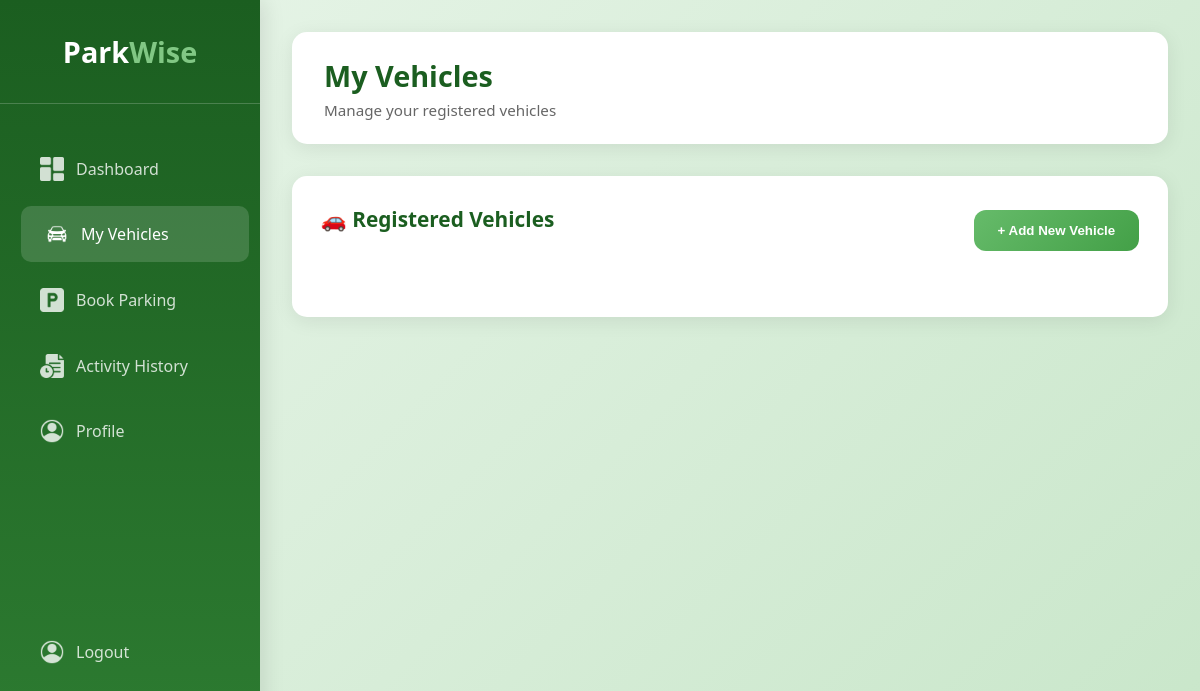
The page /?controller=UserController&action=showMyVehiclePage on the database as committed earlier.
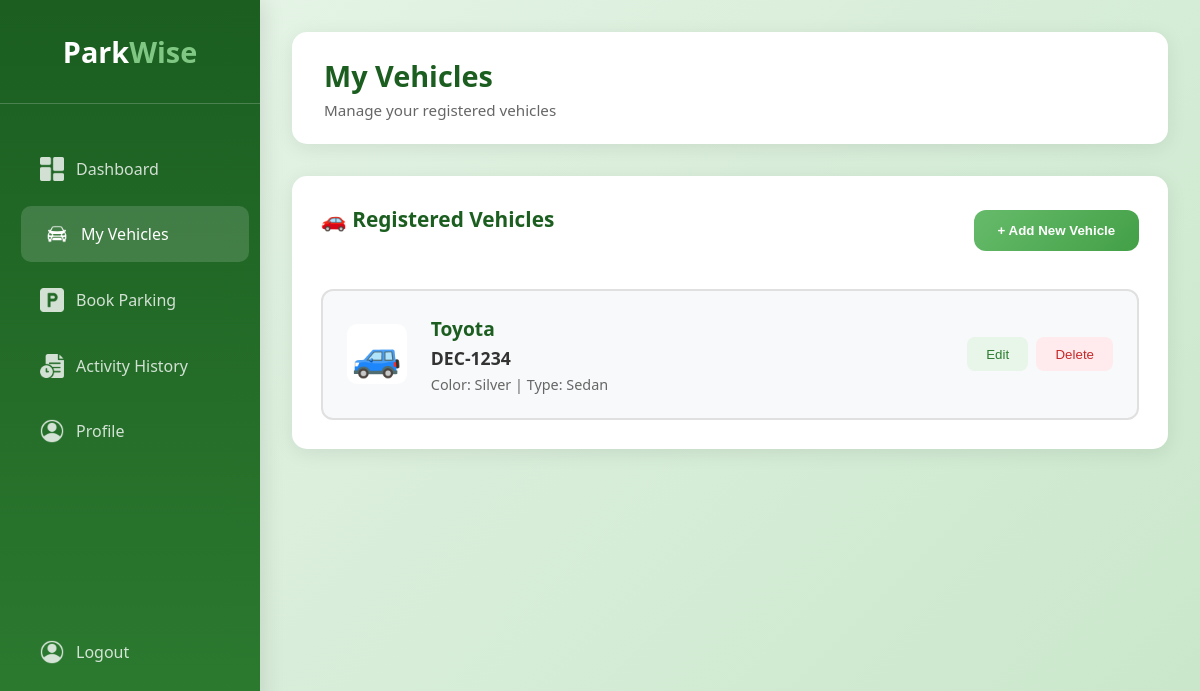
The same page on the database as committed later.
### tables this page shows
CREATE TABLE Vehicle (
    vehicle_id INTEGER PRIMARY KEY AUTOINCREMENT,
    user_id INTEGER NOT NULL,
    plate_number VARCHAR(20) NOT NULL UNIQUE,
    vehicle_type VARCHAR(50) NOT NULL,
    brand VARCHAR(50) NOT NULL,
    created_at DATETIME DEFAULT CURRENT_TIMESTAMP,
    FOREIGN KEY (user_id) REFERENCES User(user_id) ON DELETE CASCADE
);

### index.php (called while the page is built, shortened)
<?php
require_once("./dbConnection.php");
$controller = NULL;
$action = NULL;
if(isset($_GET["controller"]) && isset($_GET["action"])){
    $controller = $_GET["controller"];
    $action = $_GET["action"];
}else{
    $controller = "UserController";
    $action = "showDashBoard";
}
require_once("./router.php");

### views/uniLayout.php (called while the page is built)
<?php require_once("./views/$folderPath" . "/$folderPath" . "Layout.php")?>

### controllers/BaseController.php (called while the page is built, shortened)
<?php
class BaseController{
    public function loadModel($filePath){
        return new $model;
    }
    public function  renderView($folderPath, $fileName, $datas = NULL, $location = NULL){
        $content = $datas;
        require_once("./views/uniLayout.php");
    }
}

### controllers/UserController.php (called while the page is built, shortened)
<?php
class UserController extends BaseController{
    protected $vehicleModel;
    public function __construct(){
        $this->vehicleModel = $this->loadModel("Vehicle");
    }
    public function showMyVehiclePage(){
        $datas = $this->vehicleModel->getUserVehicles($_SESSION["userId"]);
        $this->renderView("user", "myVehiclePage" , $datas, "myVehiclePage");
    }
}

### models/BaseModel.php (called while the page is built, shortened)
<?php
class BaseModel{
    public function __construct(){
        $this->db = DbConnection::getInstance();
    }
}

### dbConnection.php (called while the page is built)
<?php
class DbConnection{
    private static $instance = NULL;
    public static function getInstance(){
        if(!isset(self::$instance)){
            try{
                $pdo = new PDO("sqlite:" . __DIR__ . "/database/parkwise.db");
                $pdo->setAttribute(PDO::ATTR_ERRMODE, PDO::ERRMODE_EXCEPTION);
                self::$instance = $pdo;
            }catch(PDOException $e){
                exit("SOMETHING WENT WRONG WHILE CONNECTING TO DATABASE" .  $e->getMessage());
            }
        }
        return self::$instance;
    }
}

### models/Vehicle.php (called while the page is built, shortened)
<?php
class Vehicle extends BaseModel{
    protected $table = "Vehicle";
    public function getUserVehicles($userId){
        try{
            $sql = "SELECT * FROM {$this->table} WHERE user_id = :userId";
            $request = $this->db->prepare($sql);
            $request->execute(["userId" => $userId]);
            $datas = $request->fetchAll(PDO::FETCH_ASSOC);
            return $datas;
        }catch(PDOException $e){
            error_log($e->getMessage());
            return [];
        }
    }
}

### views/user/myVehiclePage.php (the view)
<div class="main-display">
            <div class="header">
                <div class="welcome">
                    <h1>My Vehicles</h1>
                    <p>Manage your registered vehicles</p>
                </div>
            </div>
            <div class="card">
                <div style="display: flex; justify-content: space-between; align-items: center; margin-bottom: 2rem;">
                    <h2>🚗 Registered Vehicles</h2>
                    <button class="action-btn" style="padding: 0.8rem 1.5rem;">+ Add New Vehicle</button>
                </div>
                <div class="vehicle-list">
                    <?php foreach($content as $vehicle):?>
                        <div class="vehicle-card">
                            <div class="vehicle-icon">🚙</div>
                            <div class="vehicle-info">
                                <h3><?= $vehicle["brand"]?></h3>
                                <p class="plate-number"><?= $vehicle["plate_number"]?></p>
                                <p class="vehicle-details">Color: Silver | Type: <?= $vehicle["vehicle_type"]?></p>
                            </div>
                            <div class="vehicle-actions">
                                <button class="btn-edit">Edit</button>
                                <button class="btn-delete">Delete</button>
                            </div>
                        </div>
                    <?php endforeach;?>
                </div>
            </div>
        </div>

### router.php (shortened to what this page needs)
<?php
function call($controller, $action){
    require_once("./controllers/BaseController.php");
    require_once("./models/BaseModel.php");
    switch($controller){
        case "UserController":
             $controllerInstance = new UserController();
             break;
    }
    $controllerInstance->{$action}();
}
$routes = [
    "Home" => ["index"],
    "UserController" => ["getLoginPage", "login", "showDashBoard", "showSignUpPage", "signUp", "showAddVehichelPage", "addVehicle", "showMyVehiclePage", "showBookingsPage", "showActivityHistoryPage", "showProfilePage", "updateProfile"],
    "AdminController" => ["getDashBoardData", "getParkingSlotsPage", "getBookingsPage", "getPaymentsPage",  "getUserContactPage"],
];
if(array_key_exists($controller, $routes)){
    if(in_array($action, $routes[$controller])){
        call($controller, $action);
    }
}else{
    call("UserController", "showDashBoard");
}

### views/user/userLayout.php (shortened to what this page needs)
<!DOCTYPE html>
<html lang="en">
<head>
      <link rel="stylesheet" href="<?php echo BASE_URL?>views/static/userStyle.css">
</head>
<body>
    <div class="container">
         <div class="side-nav" id="sideNav">
             <?php require_once("./views/components/userNavBar.php")?>
        </div>
        <?php require_once("./views/user/$fileName" . ".php")?>
</body>
</html>

### views/components/userNavBar.php
<div class="logo">Park<span>Wise</span></div>
<nav>
    <a href="?controller=UserController&action=showDashBoard" class="<?= $location == 'dashBoard' ? 'active' : '' ?>">
        <img src="<?php echo BASE_URL?>views/static/Images/dashboard-icon.png" alt="Dashboard" class="menu-icon">
        <span>Dashboard</span>
    </a>
    <a href="?controller=UserController&action=showMyVehiclePage"class="<?= $location == 'myVehiclePage' ? 'active' : '' ?>">
        <img src="<?php echo BASE_URL?>views/static/Images/vehicle-icon.png" alt="My Vehicles" class="menu-icon">
        <span>My Vehicles</span>
    </a>
    <a href="?controller=UserController&action=showBookingsPage" class="<?= $location == 'bookParkingPage' ? 'active' : '' ?>">
        <img src="<?php echo BASE_URL?>views/static/Images/book-icon.png" alt="Book Parking" class="menu-icon">
        <span>Book Parking</span>
    </a>
    <a href="?controller=UserController&action=showActivityHistoryPage" class=" <?= $location == 'activityHistoryPage' ? 'active' : '' ?>">
        <img src="<?php echo BASE_URL?>views/static/Images/activity-icon.png" alt="Activity History" class="menu-icon">
        <span>Activity History</span>
    </a>
    <a href="?controller=UserController&action=showProfilePage" class="<?= $location == 'profilePage' ? 'active' : '' ?>" >
        <img src="<?php echo BASE_URL?>views/static/Images/profile-icon.png" alt="Profile" class="menu-icon">
        <span>Profile</span>
    </a>
    <a id="logout" href="#">
        <img src="<?php echo BASE_URL?>views/static/Images/profile-icon.png" alt="Logout" class="menu-icon">
        <span>Logout</span>
    </a>
</nav>

### views/static/userStyle.css (style rules this page uses)
* { margin: 0; padding: 0; box-sizing: border-box; }
body { font-family: 'Segoe UI', Tahoma, Geneva, Verdana, sans-serif; background: linear-gradient(135deg, #e8f5e9 0%, #c8e6c9 100%); min-height: 100vh; }
.container { display: flex; min-height: 100vh; }
.side-nav { width: 260px; background: linear-gradient(180deg, #1b5e20 0%, #2e7d32 100%); padding: 2rem 0; box-shadow: 4px 0 20px rgba(0,0,0,0.1); position: fixed; height: 100vh; overflow-y: auto; transition: transform 0.3s ease; z-index: 1000; }
.logo { padding: 0 1.5rem 2rem; color: white; font-size: 1.8rem; font-weight: bold; text-align: center; border-bottom: 1px solid rgba(255,255,255,0.2); margin-bottom: 2rem; }
.logo span { color: #81c784; }
nav { display: flex; flex-direction: column; }
nav #logout { margin-top: 10rem; }
nav a { color: rgba(255,255,255,0.8); text-decoration: none; padding: 1rem 1.5rem; margin: 0.3rem 1rem; border-radius: 10px; transition: all 0.3s ease; display: flex; align-items: center; gap: 12px; font-weight: 500; }
.menu-icon { width: 24px; height: 24px; object-fit: contain; filter: brightness(0) invert(1); opacity: 0.8; transition: all 0.3s ease; }
nav a:hover .menu-icon, nav a.active .menu-icon { opacity: 1; }
nav a:before { display: none; }
nav a:hover, nav a.active { background: rgba(255,255,255,0.15); color: white; transform: translateX(5px); }
.main-display { margin-left: 260px; flex: 1; padding: 2rem; transition: margin-left 0.3s ease; }
.header { background: white; padding: 1.5rem 2rem; border-radius: 15px; box-shadow: 0 4px 20px rgba(0,0,0,0.08); margin-bottom: 2rem; display: flex; justify-content: space-between; align-items: center; flex-wrap: wrap; gap: 1rem; }
.welcome h1 { color: #1b5e20; font-size: 1.8rem; margin-bottom: 0.3rem; }
.welcome p { color: #666; font-size: 0.95rem; }
.card { background: white; padding: 1.8rem; border-radius: 15px; box-shadow: 0 4px 20px rgba(0,0,0,0.08); }
.card h2 { color: #1b5e20; margin-bottom: 1.5rem; font-size: 1.3rem; display: flex; align-items: center; gap: 0.5rem; }
.action-btn { background: linear-gradient(135deg, #66bb6a, #43a047); color: white; border: none; padding: 1.2rem; border-radius: 12px; cursor: pointer; font-weight: 600; transition: all 0.3s ease; text-align: center; }
.vehicle-list { display: flex; flex-direction: column; gap: 1rem; }
.vehicle-card { display: flex; align-items: center; gap: 1.5rem; padding: 1.5rem; background: #f8f9fa; border-radius: 12px; border: 2px solid #e0e0e0; transition: all 0.3s ease; }
.vehicle-icon { font-size: 2.5rem; width: 60px; height: 60px; display: flex; align-items: center; justify-content: center; background: white; border-radius: 10px; }
.vehicle-info { flex: 1; }
.vehicle-info h3 { color: #1b5e20; margin-bottom: 0.3rem; font-size: 1.2rem; }
.plate-number { color: #333; font-weight: bold; font-size: 1.1rem; margin-bottom: 0.3rem; }
.vehicle-details { color: #666; font-size: 0.9rem; }
.vehicle-actions { display: flex; gap: 0.5rem; }
.btn-edit, .btn-delete { padding: 0.6rem 1.2rem; border: none; border-radius: 8px; cursor: pointer; font-weight: 500; transition: all 0.3s ease; }
.btn-edit { background: #e8f5e9; color: #2e7d32; }
.btn-delete { background: #ffebee; color: #c62828; }

Rows that differ between the two databases and show on the page:
added vehicle: brand "Toyota", plate_number "DEC-1234", vehicle_type "Sedan"
